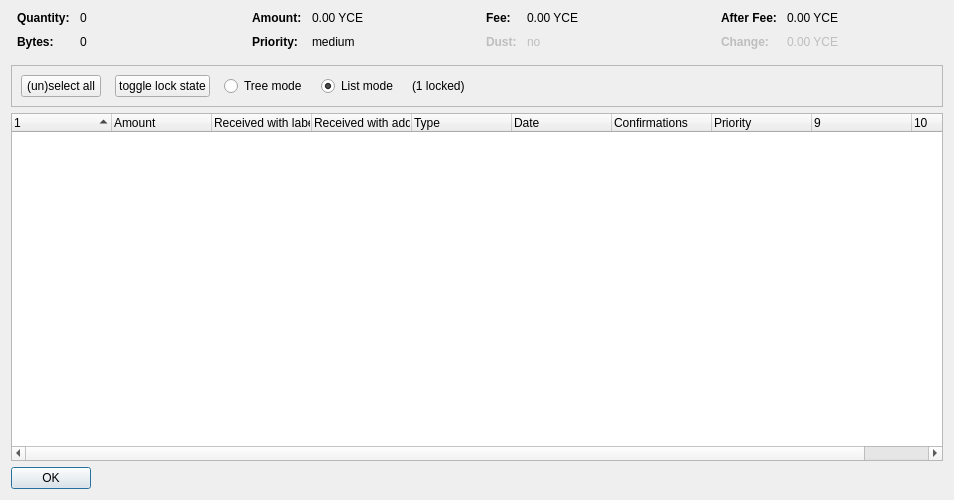
<?xml version="1.0" encoding="UTF-8"?>
<ui version="4.0">
 <class>CoinControlDialog</class>
 <widget class="QDialog" name="CoinControlDialog">
  <property name="geometry">
   <rect>
    <x>0</x>
    <y>0</y>
    <width>954</width>
    <height>500</height>
   </rect>
  </property>
  <property name="windowTitle">
   <string>Coin Selection</string>
  </property>
  <layout class="QVBoxLayout" name="verticalLayout">
   <item>
    <layout class="QHBoxLayout" name="horizontalLayoutTop" stretch="0,0,0,0">
     <property name="topMargin">
      <number>0</number>
     </property>
     <property name="bottomMargin">
      <number>10</number>
     </property>
     <item>
      <layout class="QFormLayout" name="formLayoutCoinControl1">
       <property name="horizontalSpacing">
        <number>10</number>
       </property>
       <property name="verticalSpacing">
        <number>10</number>
       </property>
       <property name="leftMargin">
        <number>6</number>
       </property>
       <property name="rightMargin">
        <number>6</number>
       </property>
       <item row="0" column="0">
        <widget class="QLabel" name="labelCoinControlQuantityText">
         <property name="font">
          <font>
           <weight>75</weight>
           <bold>true</bold>
          </font>
         </property>
         <property name="text">
          <string>Quantity:</string>
         </property>
        </widget>
       </item>
       <item row="0" column="1">
        <widget class="QLabel" name="labelCoinControlQuantity">
         <property name="cursor">
          <cursorShape>IBeamCursor</cursorShape>
         </property>
         <property name="contextMenuPolicy">
          <enum>Qt::ActionsContextMenu</enum>
         </property>
         <property name="text">
          <string notr="true">0</string>
         </property>
         <property name="textInteractionFlags">
          <set>Qt::LinksAccessibleByMouse|Qt::TextSelectableByKeyboard|Qt::TextSelectableByMouse</set>
         </property>
        </widget>
       </item>
       <item row="1" column="0">
        <widget class="QLabel" name="labelCoinControlBytesText">
         <property name="font">
          <font>
           <weight>75</weight>
           <bold>true</bold>
          </font>
         </property>
         <property name="text">
          <string>Bytes:</string>
         </property>
        </widget>
       </item>
       <item row="1" column="1">
        <widget class="QLabel" name="labelCoinControlBytes">
         <property name="cursor">
          <cursorShape>IBeamCursor</cursorShape>
         </property>
         <property name="contextMenuPolicy">
          <enum>Qt::ActionsContextMenu</enum>
         </property>
         <property name="text">
          <string notr="true">0</string>
         </property>
         <property name="textInteractionFlags">
          <set>Qt::LinksAccessibleByMouse|Qt::TextSelectableByKeyboard|Qt::TextSelectableByMouse</set>
         </property>
        </widget>
       </item>
      </layout>
     </item>
     <item>
      <layout class="QFormLayout" name="formLayoutCoinControl2">
       <property name="horizontalSpacing">
        <number>10</number>
       </property>
       <property name="verticalSpacing">
        <number>10</number>
       </property>
       <property name="leftMargin">
        <number>6</number>
       </property>
       <property name="rightMargin">
        <number>6</number>
       </property>
       <item row="0" column="0">
        <widget class="QLabel" name="labelCoinControlAmountText">
         <property name="font">
          <font>
           <weight>75</weight>
           <bold>true</bold>
          </font>
         </property>
         <property name="text">
          <string>Amount:</string>
         </property>
        </widget>
       </item>
       <item row="0" column="1">
        <widget class="QLabel" name="labelCoinControlAmount">
         <property name="cursor">
          <cursorShape>IBeamCursor</cursorShape>
         </property>
         <property name="contextMenuPolicy">
          <enum>Qt::ActionsContextMenu</enum>
         </property>
         <property name="text">
          <string notr="true">0.00 YCE</string>
         </property>
         <property name="textInteractionFlags">
          <set>Qt::LinksAccessibleByMouse|Qt::TextSelectableByKeyboard|Qt::TextSelectableByMouse</set>
         </property>
        </widget>
       </item>
       <item row="1" column="0">
        <widget class="QLabel" name="labelCoinControlPriorityText">
         <property name="font">
          <font>
           <weight>75</weight>
           <bold>true</bold>
          </font>
         </property>
         <property name="text">
          <string>Priority:</string>
         </property>
        </widget>
       </item>
       <item row="1" column="1">
        <widget class="QLabel" name="labelCoinControlPriority">
         <property name="cursor">
          <cursorShape>IBeamCursor</cursorShape>
         </property>
         <property name="contextMenuPolicy">
          <enum>Qt::ActionsContextMenu</enum>
         </property>
         <property name="text">
          <string>medium</string>
         </property>
         <property name="textInteractionFlags">
          <set>Qt::LinksAccessibleByMouse|Qt::TextSelectableByKeyboard|Qt::TextSelectableByMouse</set>
         </property>
        </widget>
       </item>
      </layout>
     </item>
     <item>
      <layout class="QFormLayout" name="formLayoutCoinControl3">
       <property name="horizontalSpacing">
        <number>10</number>
       </property>
       <property name="verticalSpacing">
        <number>10</number>
       </property>
       <property name="leftMargin">
        <number>6</number>
       </property>
       <property name="rightMargin">
        <number>6</number>
       </property>
       <item row="0" column="0">
        <widget class="QLabel" name="labelCoinControlFeeText">
         <property name="font">
          <font>
           <weight>75</weight>
           <bold>true</bold>
          </font>
         </property>
         <property name="text">
          <string>Fee:</string>
         </property>
        </widget>
       </item>
       <item row="0" column="1">
        <widget class="QLabel" name="labelCoinControlFee">
         <property name="cursor">
          <cursorShape>IBeamCursor</cursorShape>
         </property>
         <property name="contextMenuPolicy">
          <enum>Qt::ActionsContextMenu</enum>
         </property>
         <property name="text">
          <string notr="true">0.00 YCE</string>
         </property>
         <property name="textInteractionFlags">
          <set>Qt::LinksAccessibleByMouse|Qt::TextSelectableByKeyboard|Qt::TextSelectableByMouse</set>
         </property>
        </widget>
       </item>
       <item row="1" column="0">
        <widget class="QLabel" name="labelCoinControlLowOutputText">
         <property name="enabled">
          <bool>false</bool>
         </property>
         <property name="font">
          <font>
           <weight>75</weight>
           <bold>true</bold>
          </font>
         </property>
         <property name="text">
          <string>Dust:</string>
         </property>
        </widget>
       </item>
       <item row="1" column="1">
        <widget class="QLabel" name="labelCoinControlLowOutput">
         <property name="enabled">
          <bool>false</bool>
         </property>
         <property name="cursor">
          <cursorShape>IBeamCursor</cursorShape>
         </property>
         <property name="contextMenuPolicy">
          <enum>Qt::ActionsContextMenu</enum>
         </property>
         <property name="text">
          <string>no</string>
         </property>
         <property name="textInteractionFlags">
          <set>Qt::LinksAccessibleByMouse|Qt::TextSelectableByKeyboard|Qt::TextSelectableByMouse</set>
         </property>
        </widget>
       </item>
      </layout>
     </item>
     <item>
      <layout class="QFormLayout" name="formLayoutCoinControl4">
       <property name="horizontalSpacing">
        <number>10</number>
       </property>
       <property name="verticalSpacing">
        <number>10</number>
       </property>
       <property name="leftMargin">
        <number>6</number>
       </property>
       <property name="rightMargin">
        <number>6</number>
       </property>
       <item row="0" column="0">
        <widget class="QLabel" name="labelCoinControlAfterFeeText">
         <property name="font">
          <font>
           <weight>75</weight>
           <bold>true</bold>
          </font>
         </property>
         <property name="text">
          <string>After Fee:</string>
         </property>
        </widget>
       </item>
       <item row="0" column="1">
        <widget class="QLabel" name="labelCoinControlAfterFee">
         <property name="cursor">
          <cursorShape>IBeamCursor</cursorShape>
         </property>
         <property name="contextMenuPolicy">
          <enum>Qt::ActionsContextMenu</enum>
         </property>
         <property name="text">
          <string notr="true">0.00 YCE</string>
         </property>
         <property name="textInteractionFlags">
          <set>Qt::LinksAccessibleByMouse|Qt::TextSelectableByKeyboard|Qt::TextSelectableByMouse</set>
         </property>
        </widget>
       </item>
       <item row="1" column="0">
        <widget class="QLabel" name="labelCoinControlChangeText">
         <property name="enabled">
          <bool>false</bool>
         </property>
         <property name="font">
          <font>
           <weight>75</weight>
           <bold>true</bold>
          </font>
         </property>
         <property name="text">
          <string>Change:</string>
         </property>
        </widget>
       </item>
       <item row="1" column="1">
        <widget class="QLabel" name="labelCoinControlChange">
         <property name="enabled">
          <bool>false</bool>
         </property>
         <property name="cursor">
          <cursorShape>IBeamCursor</cursorShape>
         </property>
         <property name="contextMenuPolicy">
          <enum>Qt::ActionsContextMenu</enum>
         </property>
         <property name="text">
          <string notr="true">0.00 YCE</string>
         </property>
         <property name="textInteractionFlags">
          <set>Qt::LinksAccessibleByMouse|Qt::TextSelectableByKeyboard|Qt::TextSelectableByMouse</set>
         </property>
        </widget>
       </item>
      </layout>
     </item>
    </layout>
   </item>
   <item>
    <widget class="QFrame" name="frame">
     <property name="minimumSize">
      <size>
       <width>0</width>
       <height>40</height>
      </size>
     </property>
     <property name="frameShape">
      <enum>QFrame::StyledPanel</enum>
     </property>
     <property name="frameShadow">
      <enum>QFrame::Sunken</enum>
     </property>
     <layout class="QHBoxLayout" name="horizontalLayout">
      <item>
       <layout class="QHBoxLayout" name="horizontalLayoutPanel" stretch="0,0,0,0,0,0">
        <property name="spacing">
         <number>14</number>
        </property>
        <item>
         <widget class="QPushButton" name="pushButtonSelectAll">
          <property name="sizePolicy">
           <sizepolicy hsizetype="Maximum" vsizetype="Fixed">
            <horstretch>0</horstretch>
            <verstretch>0</verstretch>
           </sizepolicy>
          </property>
          <property name="text">
           <string>(un)select all</string>
          </property>
          <property name="autoDefault">
           <bool>false</bool>
          </property>
         </widget>
        </item>
        <item>
         <widget class="QPushButton" name="pushButtonToggleLock">
          <property name="sizePolicy">
           <sizepolicy hsizetype="Maximum" vsizetype="Fixed">
            <horstretch>0</horstretch>
            <verstretch>0</verstretch>
           </sizepolicy>
          </property>
          <property name="text">
           <string>toggle lock state</string>
          </property>
          <property name="autoDefault">
           <bool>false</bool>
          </property>
         </widget>
        </item>
        <item>
         <widget class="QRadioButton" name="radioTreeMode">
          <property name="sizePolicy">
           <sizepolicy hsizetype="Maximum" vsizetype="Fixed">
            <horstretch>0</horstretch>
            <verstretch>0</verstretch>
           </sizepolicy>
          </property>
          <property name="text">
           <string>Tree mode</string>
          </property>
         </widget>
        </item>
        <item>
         <widget class="QRadioButton" name="radioListMode">
          <property name="sizePolicy">
           <sizepolicy hsizetype="Maximum" vsizetype="Fixed">
            <horstretch>0</horstretch>
            <verstretch>0</verstretch>
           </sizepolicy>
          </property>
          <property name="text">
           <string>List mode</string>
          </property>
          <property name="checked">
           <bool>true</bool>
          </property>
         </widget>
        </item>
        <item>
         <widget class="QLabel" name="labelLocked">
          <property name="text">
           <string>(1 locked)</string>
          </property>
         </widget>
        </item>
        <item>
         <spacer name="horizontalSpacer">
          <property name="orientation">
           <enum>Qt::Horizontal</enum>
          </property>
          <property name="sizeHint" stdset="0">
           <size>
            <width>40</width>
            <height>20</height>
           </size>
          </property>
         </spacer>
        </item>
       </layout>
      </item>
     </layout>
    </widget>
   </item>
   <item>
    <widget class="CoinControlTreeWidget" name="treeWidget">
     <property name="contextMenuPolicy">
      <enum>Qt::CustomContextMenu</enum>
     </property>
     <property name="sortingEnabled">
      <bool>false</bool>
     </property>
     <property name="columnCount">
      <number>10</number>
     </property>
     <attribute name="headerShowSortIndicator" stdset="0">
      <bool>true</bool>
     </attribute>
     <attribute name="headerStretchLastSection">
      <bool>false</bool>
     </attribute>
     <column>
      <property name="text">
       <string/>
      </property>
     </column>
     <column>
      <property name="text">
       <string>Amount</string>
      </property>
     </column>
     <column>
      <property name="text">
       <string>Received with label</string>
      </property>
     </column>
     <column>
      <property name="text">
       <string>Received with address</string>
      </property>
     </column>
     <column>
      <property name="text">
       <string>Type</string>
      </property>
     </column>
     <column>
      <property name="text">
       <string>Date</string>
      </property>
     </column>
     <column>
      <property name="text">
       <string>Confirmations</string>
      </property>
      <property name="toolTip">
       <string>Confirmed</string>
      </property>
     </column>
     <column>
      <property name="text">
       <string>Priority</string>
      </property>
     </column>
     <column>
      <property name="text">
       <string/>
      </property>
     </column>
     <column>
      <property name="text">
       <string/>
      </property>
     </column>
    </widget>
   </item>
   <item>
    <widget class="QDialogButtonBox" name="buttonBox">
     <property name="sizePolicy">
      <sizepolicy hsizetype="Maximum" vsizetype="Fixed">
       <horstretch>0</horstretch>
       <verstretch>0</verstretch>
      </sizepolicy>
     </property>
     <property name="orientation">
      <enum>Qt::Horizontal</enum>
     </property>
     <property name="standardButtons">
      <set>QDialogButtonBox::Ok</set>
     </property>
    </widget>
   </item>
  </layout>
 </widget>
 <customwidgets>
  <customwidget>
   <class>CoinControlTreeWidget</class>
   <extends>QTreeWidget</extends>
   <header>coincontroltreewidget.h</header>
  </customwidget>
 </customwidgets>
 <resources/>
 <connections/>
</ui>
